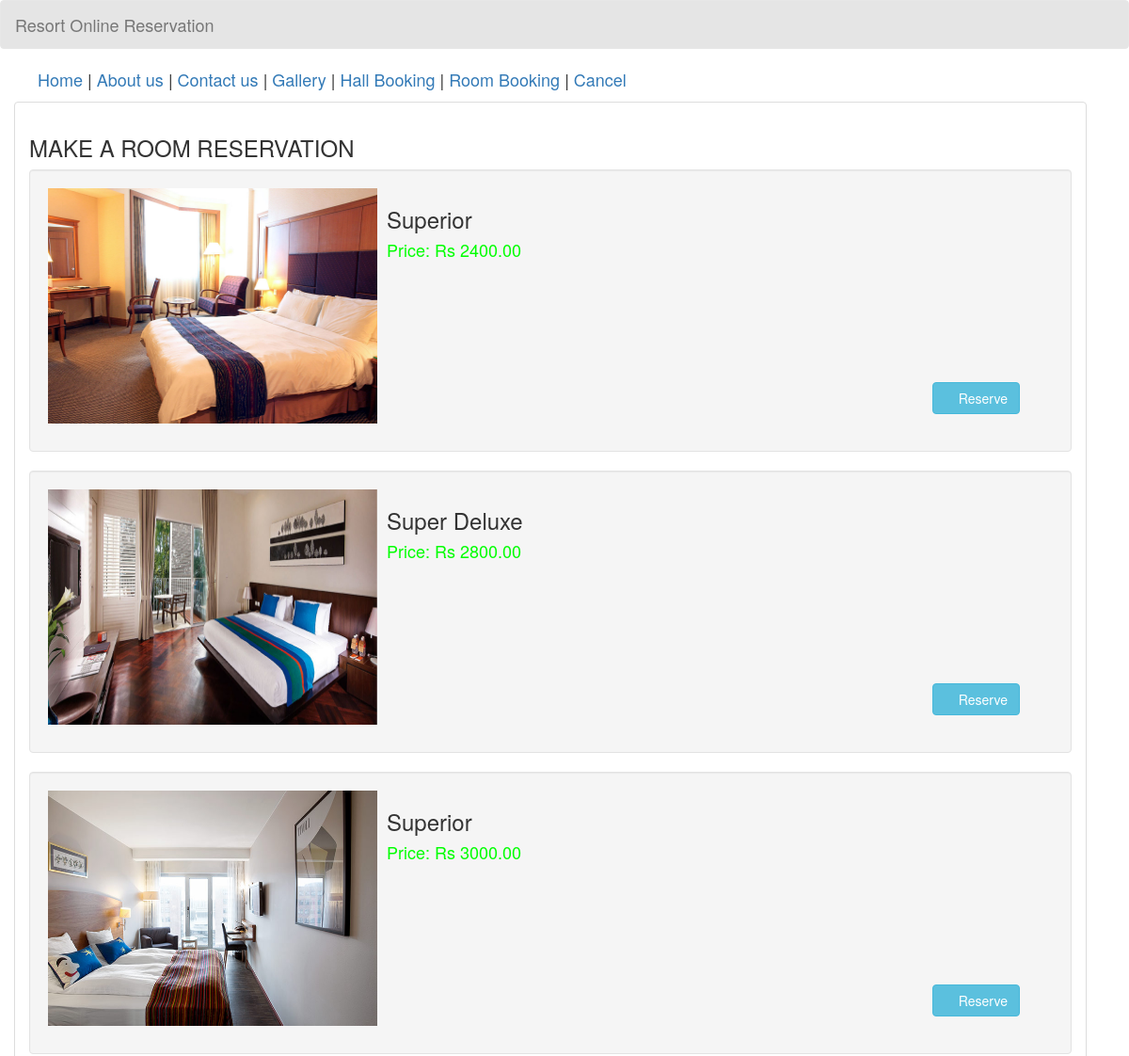
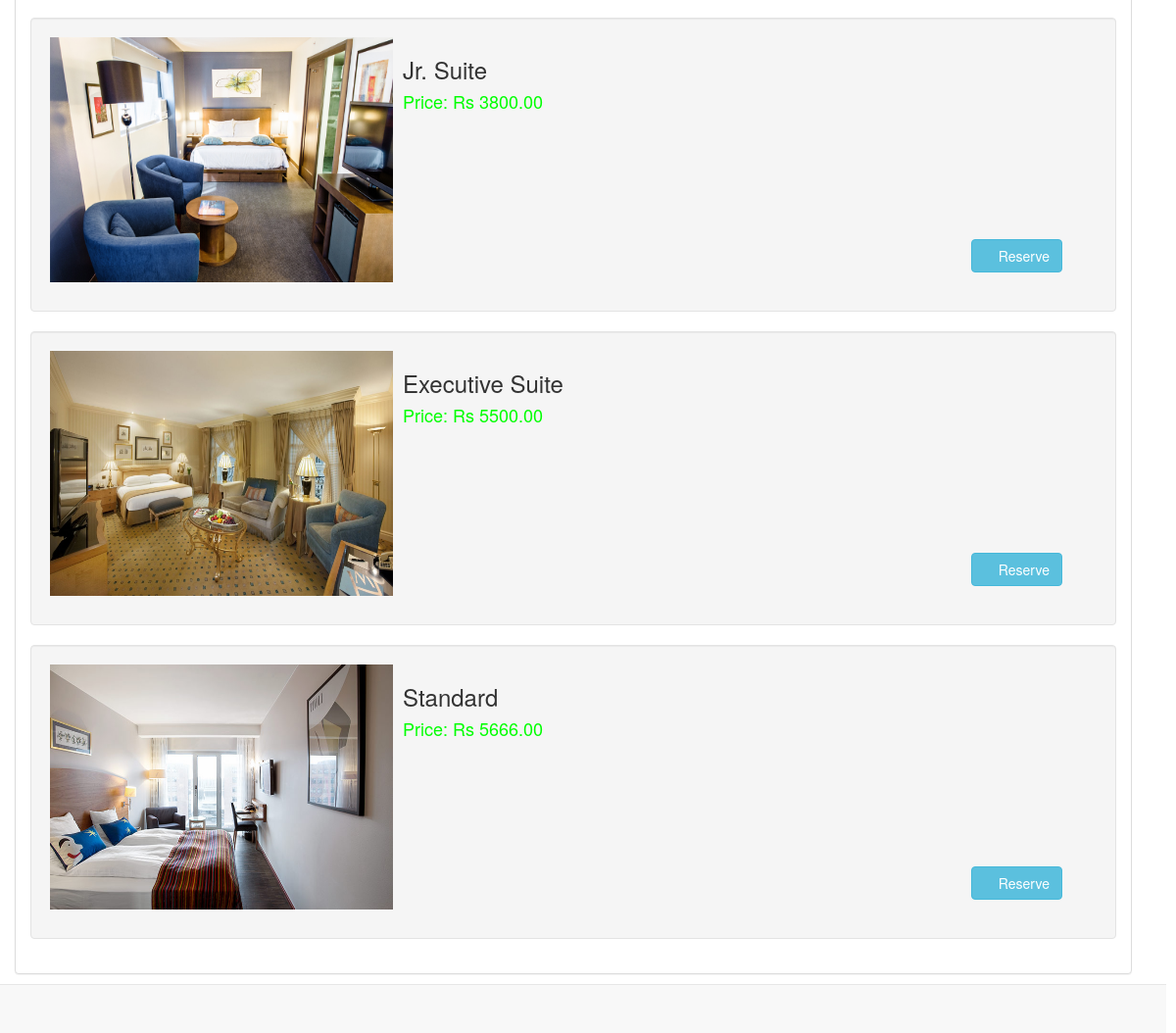
The app's page /reservation.php with its own data (2 pictures, top to bottom).
### tables this page shows
CREATE TABLE IF NOT EXISTS `room` (
  `room_id` int NOT NULL AUTO_INCREMENT,
  `room_type` varchar(50) NOT NULL,
  `price` varchar(11) NOT NULL,
  `photo` varchar(100) NOT NULL,
  PRIMARY KEY (`room_id`)
);

### reservation.php (the view, shortened to what this page needs)
<!DOCTYPE html>
<html lang = "en">
	<head>
		<link rel = "stylesheet" type = "text/css" href = "css/bootstrap.css " />
		<link rel = "stylesheet" type = "text/css" href = "css/style.css" />
	</head>
<body>
	<nav style = "background-color:rgba(0, 0, 0, 0.1);" class = "navbar navbar-default">
		<div  class = "container-fluid">
			<div class = "navbar-header">
				<a class = "navbar-brand" >Resort Online Reservation</a>
			</div>
		</div>
	</nav>
	<ul id = "menu">
	<li><a href = "index.php">Home</a></li> |
		<li><a href = "aboutus.php">About us</a></li> |
		<li><a href = "contactus.php">Contact us</a></li> |
		<li><a href = "gallery.php">Gallery</a></li> |
		<li><a href = "hallbooking.php">Hall Booking</a></li> |
		<li><a href = "reservation.php">Room Booking</a></li> |
		<li><a href = "cancel.php">Cancel</a></li>
	</ul>
	<div style = "margin-left:0;" class = "container">
		<div class = "panel panel-default">
			<div class = "panel-body">
				<strong><h3>MAKE A ROOM RESERVATION</h3></strong>
				<?php
					require_once 'admin/connect.php';
					$query = $conn->query("SELECT * FROM `room` ORDER BY `price` ASC") or die(mysql_error());
					while($fetch = $query->fetch_array()){
				?>
					<div class = "well" style = "height:300px; width:100%;">
						<div style = "float:left;">
							<img src = "photo/<?php echo $fetch['photo']?>" height = "250" width = "350"/>
						</div>
						<div style = "float:left; margin-left:10px;">
							<h3><?php echo $fetch['room_type']?></h3>
							<h4 style = "color:#00ff00;"><?php echo "Price: Rs ".$fetch['price'].".00"?></h4>
							<br /><br /><br /><br /><br /><br />
							<a style = "margin-left:580px;" href = "add_reserve.php?room_id=<?php echo $fetch['room_id']?>" class = "btn btn-info"><i class = "glyphicon glyphicon-list"></i> Reserve</a>
						</div>
					</div>
				<?php
					}
				?>
			</div>
		</div>
	</div>
	<br />
	<br />
	<div style = "text-align:right; margin-right:10px;" class = "navbar navbar-default navbar-fixed-bottom">
	</div>
</body>
</html>

### style.css (style rules this page uses)
#menu { list-style-type:none; font-size:18px; }
#menu li { display:inline; }

### records on screen
room: photo (picture), room_type "Superior", price "2400"
room: photo (picture), room_type "Super Deluxe", price "2800"
room: photo (picture), room_type "Superior", price "3000"
room: photo (picture), room_type "Jr. Suite", price "3800"
room: photo (picture), room_type "Executive Suite", price "5500"
room: photo (picture), room_type "Standard", price "5666"
